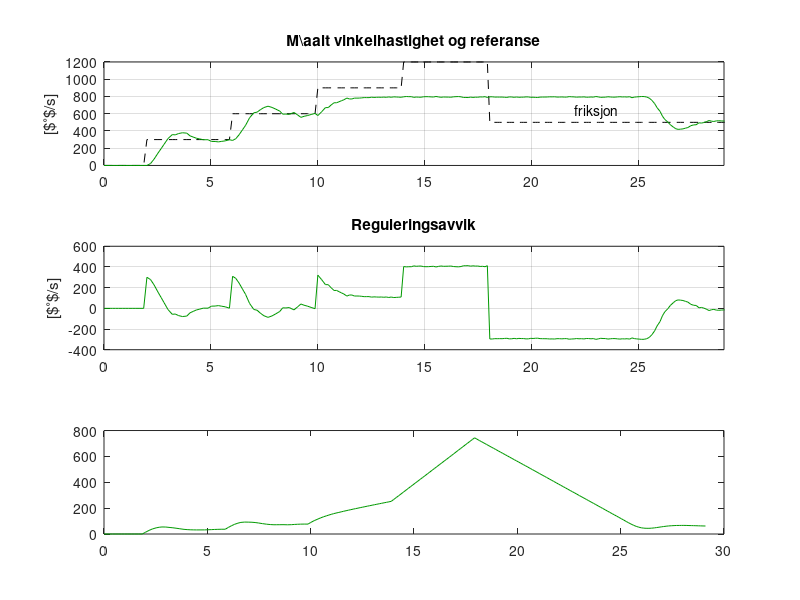

This figure's MATLAB source: (Note: this script raises an error after producing the figure.)

% Fil for å lage figur som sammenligner resultat.
%   a) I utgangspunktet er linje 3 og 4 kommentert 
%   b) Kjør først linje 1 og 2
%   c) Kommenter deretter ut linje 1 og 2, kjør linje 3
%   d) Kommenter deretter ut linje 3, kjør linje 4

%clear;close all                           % linje 1
%load('P04_Ki_01.mat');farge = 'b';        % linje 2, liten Ki
%load('P04_Ki_02.mat');farge = 'r';        % linje 3, litt større Ki
load('P04_Ki_05.mat');farge = [0 0.6 0];  % linje 4, størst Ki

% Åpne figure nummer 1
figure(1)
set(gcf,'outerposition',[ 569   241   545   738])

subplot(3,1,1)
plot(t,r,'k--');
hold on
plot(t,y,'-','color',farge);
text(22,630,'friksjon')
grid on
ylabel('[$^{\circ}$/s]')
xlim([0 29])
title('M{\aa}lt vinkelhastighet og referanse')



subplot(3,1,2)
plot(t,e,'-','color',farge);
hold on
grid on
title('Reguleringsavvik')
ylabel('[$^{\circ}$/s]')
xlim([0 29])


subplot(3,1,3)
plot(t,u_A,'-','color',farge);
hold on
yline(100, 'k:','linewidth',2,'HandleVisibility','off')
yline(-100, 'k:','linewidth',2,'HandleVisibility','off')
xlim([0 29])
grid on
title('I-bidraget')
xlabel('Tid [sek]')
legend('$K_i=0.1$', '$K_i=0.2$', '$K_i=0.5$')
